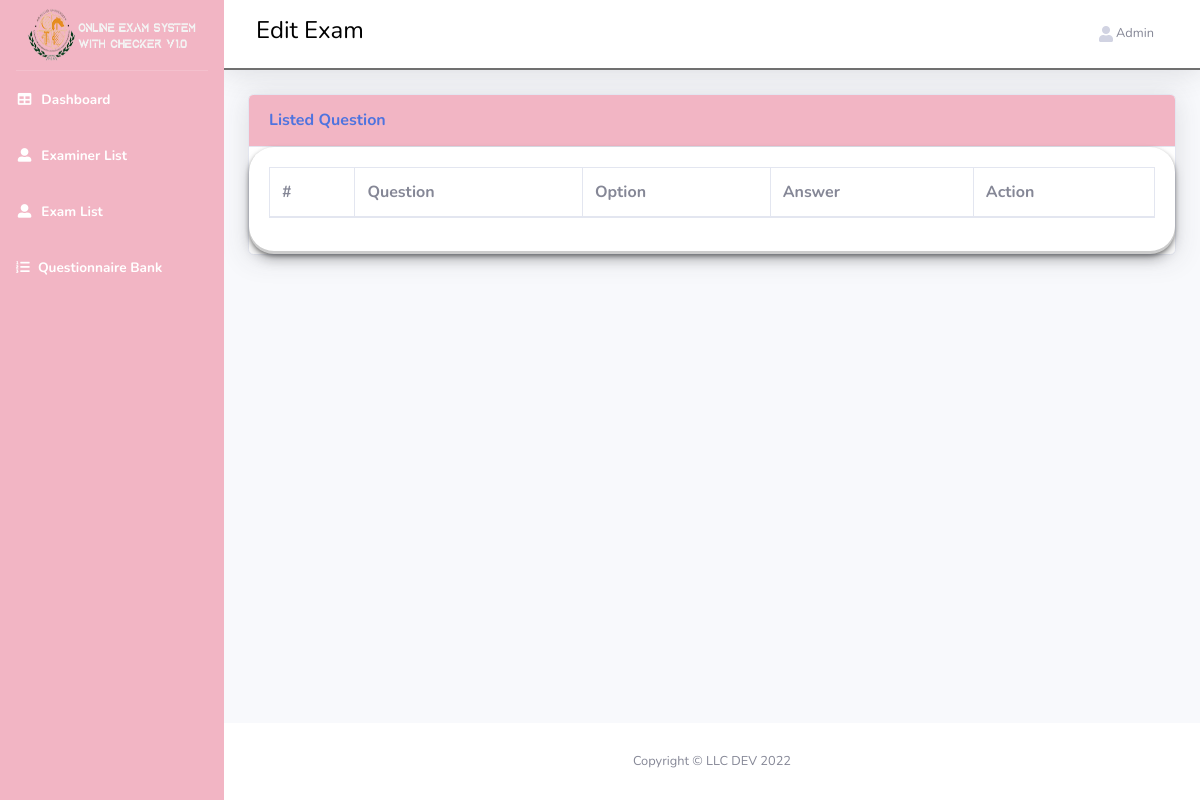
Before: /edit_exam.php?id=30 (signed in) with the older database file.
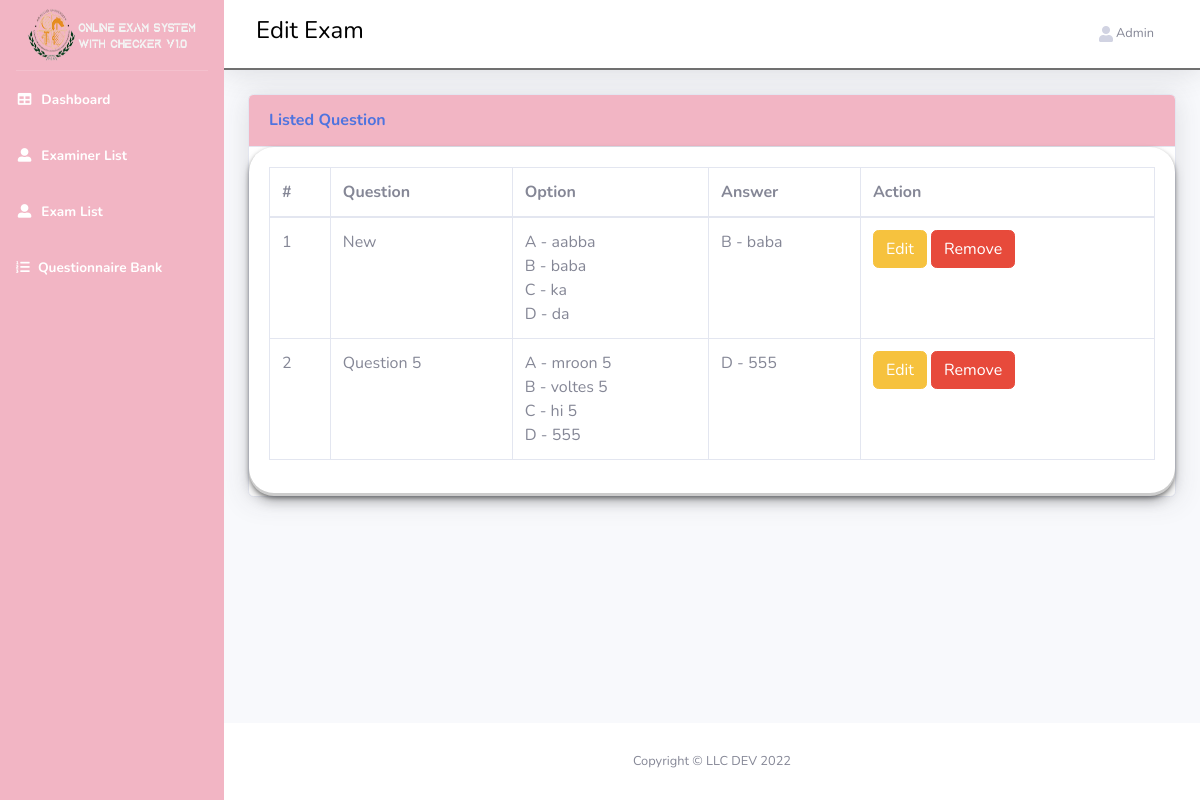
After: the same page with the newer database file.
### tables this page shows
CREATE TABLE `questions` (
  `id` int(10) NOT NULL,
  `question_text` varchar(100) NOT NULL,
  `date_created` datetime(6) NOT NULL DEFAULT current_timestamp(6)
);

CREATE TABLE `options` (
  `id` int(10) NOT NULL,
  `option_text` varchar(150) NOT NULL,
  `is_answer` tinyint(1) NOT NULL,
  `question_id` int(10) NOT NULL
);

### functions.php (called while the page is built, shortened)
<?php
function db_connect(){
    $server = "localhost";
    $user = "root";
    $password = "";
    $database = "quiz";
    $conn = new mysqli($server, $user, $password,$database);
    return $conn;
}
function get_data($query){
    $conn = db_connect();
    $result = $conn->query($query);
    $output = array();
    while($row = $result->fetch_assoc()){
        $output[$row['id']] = $row;
    }
    return $output;
}
?>

### edit_exam.php (the view, shortened to what this page needs)
<!DOCTYPE html>
<html lang="en">
<head>
<?php
    include 'head.php';
    include 'functions.php';
    $exam_id = $_GET['id'];
    $query = "SELECT questions.id 'id', questions.question_text 'question_text' ";
    $query.= "FROM exam_question ";
    $query.= "INNER JOIN questions ON exam_question.question_id = questions.id ";
    $query.= "WHERE exam_question.exam_id = '$exam_id' ";
    $questions = get_data($query);
?>
</head>
<body id="page-top">
    <div id="wrapper">
        <?php
            include 'sidebar.php';
        ?>
        <div id="content-wrapper" class="d-flex flex-column">
            <div id="content">
                <?php include 'header.php'; ?>
                <div class="container-fluid">
                    <div class="card shadow mb-4">
                        <div class="card-header py-3">
                            <h6 class="m-0 font-weight-bold text-primary">Listed Question</h6>
                        </div>
                        <div class="card-body">
                            <div class="table-responsive">
                                <table class="table table-bordered" id="dataTable" width="100%" cellspacing="0">
                                    <thead>
                                        <tr>
                                            <th>#</th>
                                            <th>Question</th>
                                            <th>Option</th>
                                            <th>Answer</th>
                                            <th>Action</th>
                                        </tr>
                                    </thead>
                                    <tbody>
                                    <?php $i=0; foreach($questions as $question) { $i++;?>
                                        <tr>
                                            <?php $answer = "";?>
                                            <td><?php echo $i;?></td>
                                            <td><?php echo $question['question_text'];?></td>
                                            <td>
                                                <?php
                                                    $q_id = $question['id'];
                                                    $opt_query = "SELECT id, option_text, is_answer FROM options WHERE question_id = '$q_id' ";
                                                    $options = get_data($opt_query);
                                                    $idx =1;
                                                    $opt_html="";
                                                    foreach($options as $option){
                                                        if($option['is_answer'] == 1){
                                                            $answer = chr(64 + $idx)." - ".$option['option_text'];
                                                            $opt_html.= "<div class=option><input type=radio name=answer value=".$option['id']." checked><input type=text name=".$option['id']."  class=form-control value=".$option['option_text']." required></div>";
                                                        }else{
                                                            $opt_html.= "<div class=option><input type=radio name=answer value=".$option['id']."><input type=text name=".$option['id']."  class=form-control value=".$option['option_text']." required></div>";
                                                        }
                                                        echo chr(64 + $idx)." - ".$option['option_text']." <br> ";
                                                        $idx++;
                                                    }
                                                ?>
                                            </td>
                                            <td><?php echo $answer; ?></td>
                                            <td>
                                                <button class="btn btn-warning" data-toggle="modal" data-target="#editModal<?php echo $question['id'];?>" >Edit</button>
                                                <button class="btn btn-danger" data-toggle="modal" data-target="#deleteModal<?php echo $question['id'];?>">Remove</button>
                                            </td>
                                        </tr>
                                    <?php }?>
                                    </tbody>
                                </table>
                            </div>
                        </div>
                    </div>
                </div>
            </div>
    <?php
        include 'footer.php';
    ?>
</body>
</html>

Changed rows visible on the page:
added questions: question_text "New", options.option_text "B - baba"
added options: idx "A", option_text "aabba", shown under "New"
added options: idx "B", option_text "baba", shown under "New"
added options: idx "C", option_text "ka", shown under "New"
added options: idx "D", option_text "da", shown under "New"
added questions: question_text "Question 5", options.option_text "D - 555"
added options: idx "A", option_text "mroon 5", shown under "Question 5"
added options: idx "B", option_text "voltes 5", shown under "Question 5"
added options: idx "C", option_text "hi 5", shown under "Question 5"
added options: idx "D", option_text "555", shown under "Question 5"
